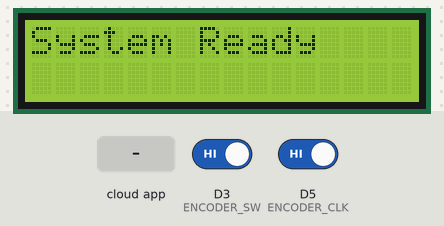
Recording of a sketch running on a simulated ESP8266 (NodeMCU). Shown: 16×2 character LCD. Inputs (shaded band) come from the test bench; at power-on: D3 (ENCODER_SW) HIGH, D5 (ENCODER_CLK) HIGH. WiFi joins after 1.5 s; servers stay silent unless stated; the Firebase database answers and starts empty; what the sketch prints to the serial monitor is not drawn.

Above: at 3.3 s.
3.4 s: the phone or cloud app sets status to init
At 5.2 s:
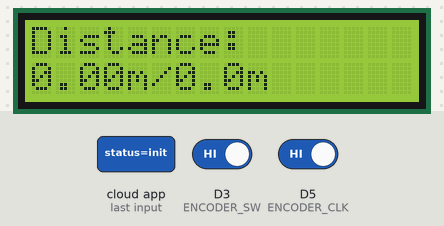
5.7 s: the phone or cloud app sets raceId to init
At 7.7 s:
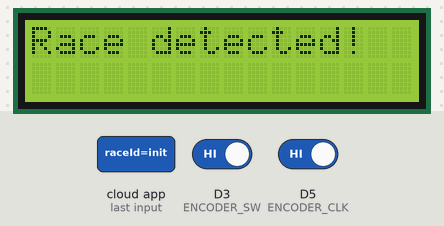
8.0 s: the phone or cloud app sets status to created
At 9.0 s:
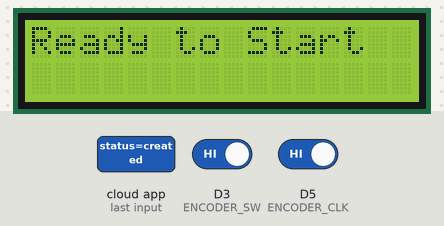
10.1 s: the phone or cloud app sets status to started
At 11.2 s:
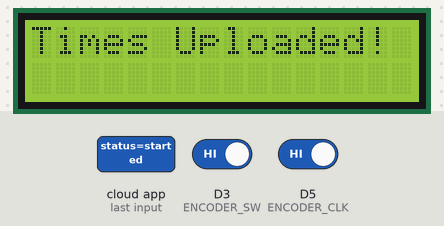
11.9 s: the phone or cloud app sets status to completed
At 12.5 s:
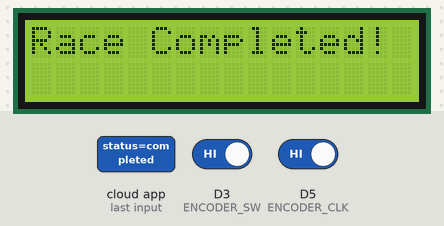
Timing chart, 0 to 14.9 s (numbered marks = the images above; inputs shaded):
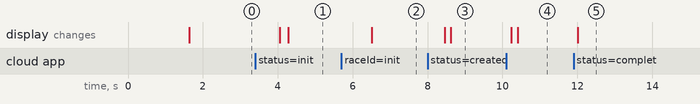

The sketch:

finishSensor.ino
```cpp
#include <ESP8266WiFi.h>
#include <ESP8266Firebase.h>
#include <NTPClient.h>
#include <WiFiUdp.h>
#include <LiquidCrystal_I2C.h>
#include <Wire.h>

// === WiFi & Firebase ===
#define WIFI_SSID ""
#define WIFI_PASSWORD ""
#define REFERENCE_URL ""

// === Hardware Pins ===
const int ENCODER_CLK = D5;
const int ENCODER_DT  = D6;
const int ENCODER_SW  = D3;
const int FINISH_SENSOR_PIN = D7;

// === Rotary Encoder Settings ===
const int stepsPerRevolution = 30;
const float distancePerStep = 100.0 / stepsPerRevolution;

volatile int lastClkState;
volatile float currentDistance = 0.0;


LiquidCrystal_I2C lcd(0x27, 16, 2);

// === Firebase & Time ===
Firebase firebase(REFERENCE_URL);
WiFiUDP ntpUDP;
NTPClient timeClient(ntpUDP, "pool.ntp.org");

// === Race State ===
String currentRaceId = "";
String status = "";
int targetLaps = 0;
float targetDistance = 0.0;
int currentLap = 1;
bool raceStarted = false;
bool sensorTriggered = false;

// === Time ===
unsigned long lastStatusCheck = 0;
unsigned long lastSensorTriggerTime = 0;
unsigned long lastTimeUpdate = 0;

// === Lap Finish ===
#define MAX_LAPS 20
unsigned long finishTimes[MAX_LAPS];
int finishTimeIndex = 0;

// === LCD Flicker ===
float lastDistanceDisplayed = -1.0;

// === Declare ISR prototype ===
void IRAM_ATTR updateEncoder();

void setup() {
  Serial.begin(115200);

  pinMode(ENCODER_CLK, INPUT);
  pinMode(ENCODER_DT, INPUT);
  pinMode(ENCODER_SW, INPUT_PULLUP);
  pinMode(FINISH_SENSOR_PIN, INPUT);

  Wire.begin(D2, D1);
  lcd.begin(16, 2);
  lcd.backlight();
  lcd.clear();
  lcd.print("Initializing...");

  WiFi.begin(WIFI_SSID, WIFI_PASSWORD);
  while (WiFi.status() != WL_CONNECTED) {
    lcd.setCursor(0, 1);
    lcd.print("Connecting WiFi");
    Serial.println("Connecting WiFi...");
    delay(500);
  }

  timeClient.begin();
  timeClient.setTimeOffset(19800);

  firebase.json(true);

  lastClkState = digitalRead(ENCODER_CLK);

  attachInterrupt(digitalPinToInterrupt(ENCODER_CLK), updateEncoder, CHANGE);

  lcd.clear();
  lcd.print("System Ready");
  Serial.println("System Ready");
  delay(500);
}

void loop() {
  if (millis() - lastTimeUpdate > 60000) {
    timeClient.update();
    lastTimeUpdate = millis();
  }

  if (millis() - lastStatusCheck > 500) {
    checkStatus();
    lastStatusCheck = millis();
  }

  // Reset with push button
  if (digitalRead(ENCODER_SW) == LOW) {
    currentDistance = 0;
    Serial.println("Distance reset!");
    delay(500);
  }

  // Only display if distance changed
  if (status == "init") {
    if (abs(currentDistance - lastDistanceDisplayed) > 0.01) {
      displayDistanceAdjust();
      lastDistanceDisplayed = currentDistance;
    }
  }

  if (raceStarted) {
    handleRace();
  }
}

// === ISR for Rotary Encoder ===
void IRAM_ATTR updateEncoder() {
  int newClkState = digitalRead(ENCODER_CLK);
  if (newClkState != lastClkState) {
    if (digitalRead(ENCODER_DT) != newClkState) {
      currentDistance += distancePerStep;
    } else {
      currentDistance -= distancePerStep;
      if (currentDistance < 0) currentDistance = 0;
    }
    lastClkState = newClkState;
  }
}

// === Check Firebase for status ===
void checkStatus() {
  String newRaceId = firebase.getString("liveRace/raceId");
  if (newRaceId != currentRaceId) {
    currentRaceId = newRaceId;
    lcd.clear();
    lcd.print("Race detected!");
    Serial.println("New race: " + currentRaceId);
    delay(200);
  }

  String newStatus = firebase.getString("liveRace/status");
  newStatus.trim();
  newStatus.replace("\"", "");

  if (newStatus != status) {
    status = newStatus;
    lcd.clear();
    Serial.println("Status: " + status);

    if (status == "init") {
      targetDistance = firebase.getInt("liveRace/targetDistance");
      currentDistance = 0;
      Serial.println("Target: " + String(targetDistance) + "m");
      displayDistanceAdjust();

    } else if (status == "created") {
      firebase.setFloat("liveRace/adjustedDistance", currentDistance);
      lcd.print("Ready to Start");
      currentLap = 1;
      finishTimeIndex = 0;
      Serial.println("Distance saved: " + String(currentDistance));
      Serial.println("System READY");

    } else if (status == "started") {
      raceStarted = true;
      targetLaps = firebase.getInt("liveRace/targetLaps");
      if (targetLaps > MAX_LAPS) {
        targetLaps = MAX_LAPS;
      }
      lcd.print("Race Started!");
      lcd.setCursor(0, 1);
      lcd.print("Lap " + String(currentLap) + "/" + String(targetLaps));
      Serial.println("Race STARTED, Laps: " + String(targetLaps));

    } else if (status == "completed") {
      raceStarted = false;
      lcd.print("Race Completed!");
      Serial.println("Race COMPLETED");
    }
  }
}

// === LCD display ===
void displayDistanceAdjust() {
  lcd.setCursor(0, 0);
  lcd.print("Distance:      ");
  lcd.setCursor(0, 1);
  lcd.print("                ");
  lcd.setCursor(0, 1);
  lcd.print(String(currentDistance, 2) + "m/" + String(targetDistance, 1) + "m");
}

// === Handle finish line IR ===
void handleRace() {
  if (currentLap > targetLaps) {
    raceStarted = false;
    uploadFinishTimes();
    return;
  }

  int sensorState = digitalRead(FINISH_SENSOR_PIN);
  if (sensorState == LOW && !sensorTriggered && millis() - lastSensorTriggerTime > 1000) {
    sensorTriggered = true;
    lastSensorTriggerTime = millis();

    unsigned long finishTime = timeClient.getEpochTime();

    if (finishTimeIndex < MAX_LAPS) {
      finishTimes[finishTimeIndex] = finishTime;
      finishTimeIndex++;
    }

    lcd.clear();
    lcd.print("Lap " + String(currentLap));
    lcd.setCursor(0, 1);
    lcd.print("Finish Saved");

    Serial.println("Lap " + String(currentLap) + ": " + String(finishTime));
    currentLap++;

  } else if (sensorState == HIGH) {
    sensorTriggered = false;
  }
}

// === Upload all finish times ===
void uploadFinishTimes() {
  Serial.println("Uploading all finish times...");
  for (int i = 0; i < finishTimeIndex; i++) {
    String path = "liveRace/laps/lap" + String(i + 1);
    unsigned long finishTime = finishTimes[i];
    firebase.setInt(path + "/finishTime", finishTime);

    int startTime = firebase.getInt(path + "/startTime");

    if (startTime > 0) {
      int lapTime = finishTime - startTime;
      firebase.setInt(path + "/lapTime", lapTime);
      Serial.println("Lap " + String(i + 1) + ": lapTime = " + String(lapTime));
    } else {
      Serial.println("Lap " + String(i + 1) + ": No startTime found");
    }

    Serial.println("Lap " + String(i + 1) + " uploaded");
  }
  lcd.clear();
  lcd.print("Times Uploaded!");
  Serial.println("All times uploaded!");
}
```

Measured:
- after the input at 3.4 s, the display: first changes after 0.65 s (image 1 shows a later state)
- after the input at 5.7 s, the display: changes after 0.80 s (image 2)
- after the input at 8.0 s, the display: first changes after 0.46 s (image 3 shows a later state)
- after the input at 10.1 s, the display: first changes after 0.13 s (image 4 shows a later state)
- after the input at 11.9 s, the display: changes after 0.12 s (image 5)
